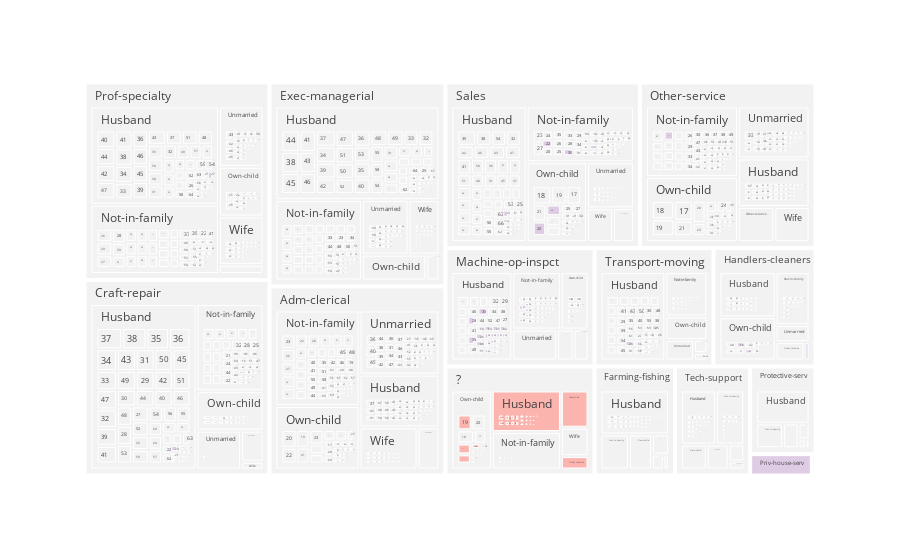

The cell this chart's notebook holds for it:
### Markdown cell above
## Treemap da relação de ocupação, relação familiar e idade

### Code cell
grafico = px.treemap(df, path=['occupation', 'relationship', 'age'], color='workclass',
    color_discrete_sequence=px.colors.qualitative.Pastel1)
grafico.show()

### Figure 1 — Plotly figure (JSON) as saved in the notebook; plotly's stock layout.template omitted (floating-point values rounded to 4 significant figures; data arrays with more than 128 entries replaced by an {"elided": "..."} marker saying what was removed)
{"data": [{"branchvalues": "total", "customdata": {"elided": "3547x1 str values"}, "domain": {"x": [0, 1], "y": [0, 1]}, "hovertemplate": "labels=%{label}<br>count=%{value}<br>parent=%{parent}<br>id=%{id}<br>workclass=%{customdata[0]}<extra></extra>", "ids": {"elided": "3547 str values"}, "labels": {"elided": "3547 str values"}, "marker": {"colors": {"elided": "3547 str values"}}, "name": "", "parents": {"elided": "3547 str values"}, "type": "treemap", "values": {"elided": "3547 int values"}}], "layout": {"legend": {"tracegroupgap": 0}, "margin": {"t": 60}, "treemapcolorway": ["rgb(251,180,174)", "rgb(179,205,227)", "rgb(204,235,197)", "rgb(222,203,228)", "rgb(254,217,166)", "rgb(255,255,204)", "rgb(229,216,189)", "rgb(253,218,236)", "rgb(242,242,242)"]}}
